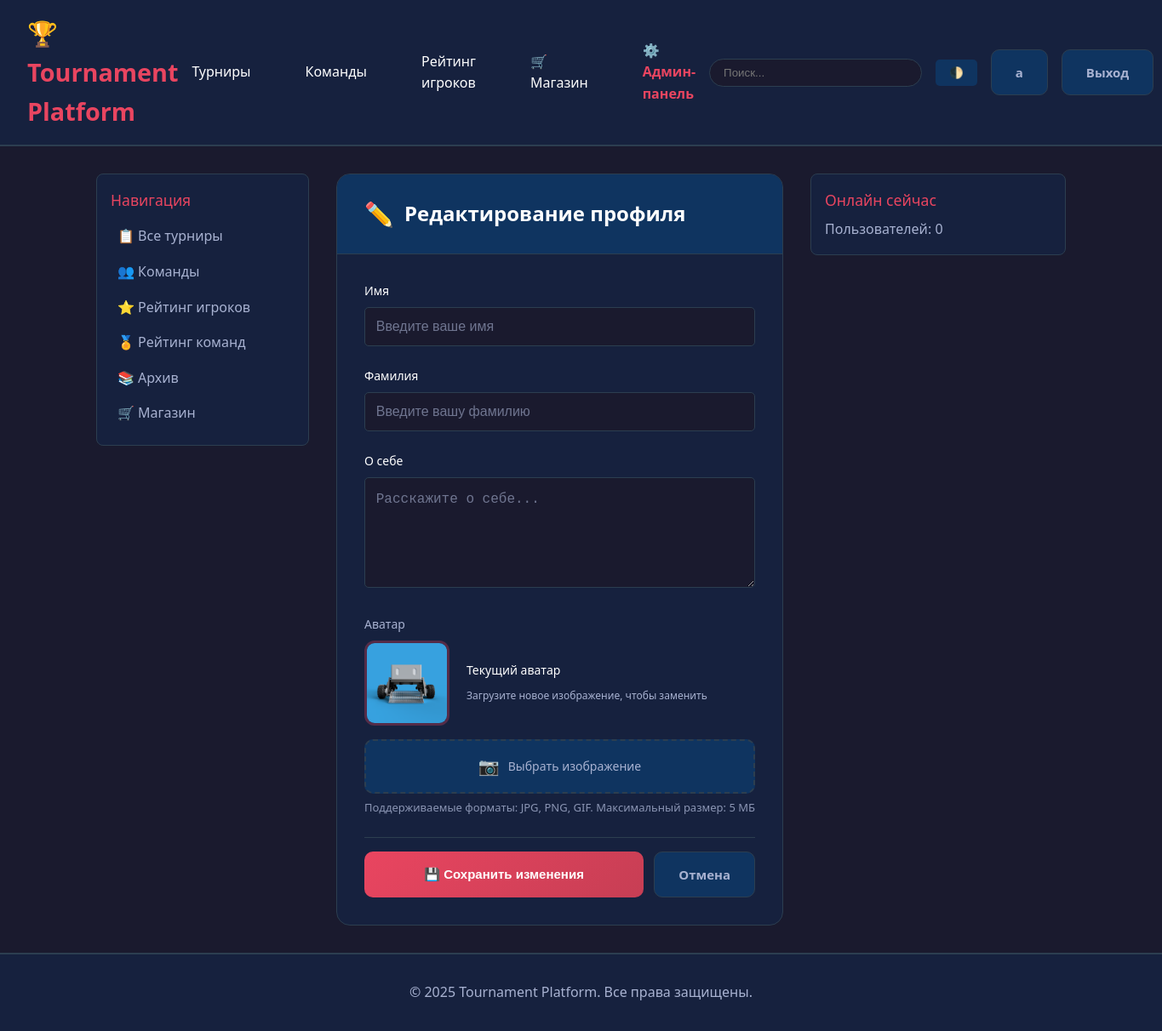
Page /accounts/profile/edit/ (signed in) on the committed database.
### accounts/models.py (models this page shows, shortened)
class User(AbstractUser):
    ROLE_CHOICES = [
        ('player', 'Игрок'),
        ('captain', 'Капитан'),
        ('moderator', 'Модератор'),
        ('admin', 'Администратор'),
    ]
    role = models.CharField(max_length=20, choices=ROLE_CHOICES, default='player')
    discord_id = models.CharField(max_length=100, blank=True, null=True, unique=True)
    discord_username = models.CharField(max_length=100, blank=True, null=True)
    avatar = models.ImageField(upload_to='avatars/', blank=True, null=True)
    bio = models.TextField(blank=True)
    objects = CustomUserManager()
    class Meta:
        verbose_name = 'Пользователь'
        verbose_name_plural = 'Пользователи'

### accounts/views.py (the view)
# urls.py: path('profile/edit/', views.profile_edit, name='profile_edit'),  # ← ПЕРЕМЕСТИЛИ СЮДА
@login_required
def profile_edit(request):
    if request.method == 'POST':
        form = UserProfileForm(request.POST, request.FILES, instance=request.user)
        if form.is_valid():
            form.save()
            messages.success(request, 'Профиль успешно обновлён')
            return redirect('accounts:profile', username=request.user.username)
    else:
        form = UserProfileForm(instance=request.user)
    context = {
        'form': form,
        'user': request.user
    }
    return render(request, 'accounts/profile_edit.html', context)

### accounts/forms.py
class UserProfileForm(forms.ModelForm):
    class Meta:
        model = User
        fields = ['first_name', 'last_name', 'bio', 'avatar']
        widgets = {
            'bio': forms.Textarea(attrs={'rows': 4}),
        }

### templates/accounts/profile_edit.html (shortened to what this page needs)
{% extends 'base.html' %}
{% block content %}
<div class="edit-profile-page">
    <div class="edit-card">
        <div class="edit-header">
            <h1><span>✏️</span> Редактирование профиля</h1>
        </div>
        <div class="edit-body">
            <form method="post" enctype="multipart/form-data">
                <div class="form-group">
                    <label for="{{ form.first_name.id_for_label }}" class="form-label">Имя</label>
                    <input type="text"
                           class="form-input"
                           id="{{ form.first_name.id_for_label }}"
                           name="first_name"
                           value="{{ form.first_name.value|default:'' }}"
                           maxlength="150"
                           placeholder="Введите ваше имя">
                </div>
                <div class="form-group">
                    <label for="{{ form.last_name.id_for_label }}" class="form-label">Фамилия</label>
                    <input type="text"
                           class="form-input"
                           id="{{ form.last_name.id_for_label }}"
                           name="last_name"
                           value="{{ form.last_name.value|default:'' }}"
                           maxlength="150"
                           placeholder="Введите вашу фамилию">
                </div>
                <div class="form-group">
                    <label for="{{ form.bio.id_for_label }}" class="form-label">О себе</label>
                    <textarea class="form-input"
                              id="{{ form.bio.id_for_label }}"
                              name="bio"
                              rows="4"
                              placeholder="Расскажите о себе...">{{ form.bio.value|default:'' }}</textarea>
                </div>
                <div class="avatar-section">
                    <label class="form-label">Аватар</label>
                    <div class="avatar-preview">
                        {% if form.instance.avatar %}
                            <img src="{{ form.instance.avatar.url }}"
                                 alt="Текущий аватар"
                                 class="avatar-image">
                        {% else %}
                            <div class="avatar-placeholder">👤</div>
                        {% endif %}
                        <div class="avatar-info">
                            {% if form.instance.avatar %}
                                <p>Текущий аватар</p>
                                <small>Загрузите новое изображение, чтобы заменить</small>
                            {% else %}
                                <p>Аватар не загружен</p>
                                <small>Рекомендуемый размер: 200×200 px</small>
                            {% endif %}
                        </div>
                    </div>
                    <div class="file-input-wrapper">
                        <label for="{{ form.avatar.id_for_label }}" class="file-input-label">
                            <span>📷</span> Выбрать изображение
                        </label>
                    </div>
                    <div class="form-hint">Поддерживаемые форматы: JPG, PNG, GIF. Максимальный размер: 5 МБ</div>
                </div>
                <div class="form-actions">
                    <button type="submit" class="btn btn-primary">
                        💾 Сохранить изменения
                    </button>
                    <a href="{% url 'accounts:profile' user.username %}" class="btn btn-secondary">
                        Отмена
                    </a>
                </div>
            </form>
        </div>
    </div>
</div>
{% endblock %}

### templates/base.html (shortened to what this page needs)
<!DOCTYPE html>
<html lang="ru">
<head>
</head>
<body>
    <header>
        <div class="header-container">
            <a href="{% url 'tournaments:index' %}" class="logo">🏆 Tournament Platform</a>
<nav>
    <a href="{% url 'tournaments:tournament_list' %}">Турниры</a>
    {% if user.is_authenticated %}
        {% if user.role in 'player,captain' %}
            <a href="{% url 'teams:team_list' %}">Команды</a>
        {% else %}
            <a href="{% url 'teams:team_list' %}">Команды</a>
        {% endif %}
    {% else %}
        <a href="{% url 'teams:team_list' %}">Команды</a>
    {% endif %}
    <a href="{% url 'ratings:player_ratings' %}">Рейтинг игроков</a>
    <a href="{% url 'shop:index' %}">🛒 Магазин</a>
    {% if user.is_authenticated %}
        {% if user.is_staff or user.is_superuser %}
            <a href="{% url 'admin_panel:dashboard' %}" style="color: var(--accent); font-weight: bold;">
                ⚙️ Админ-панель
            </a>
        {% endif %}
    {% endif %}
</nav>
            <div class="user-menu">
                <div class="search-box">
                    <form action="{% url 'tournaments:search' %}" method="get">
                        <input type="text" name="q" placeholder="Поиск..." />
                    </form>
                </div>
                <button class="theme-toggle" onclick="toggleTheme()">🌓</button>
                {% if user.is_authenticated %}
                    <a href="{% url 'accounts:profile' user.username %}" class="btn btn-secondary">
                        {{ user.username }}
                    </a>
                    <a href="{% url 'accounts:logout' %}" class="btn btn-secondary">Выход</a>
                {% else %}
                    <a href="{% url 'accounts:login' %}" class="btn btn-primary">Вход</a>
                {% endif %}
            </div>
        </div>
    </header>
    <div class="container">
        <aside class="sidebar">
            <div class="sidebar-item">
                <div class="sidebar-title">Навигация</div>
                <a href="{% url 'tournaments:tournament_list' %}" class="sidebar-link">📋 Все турниры</a>
                <a href="{% url 'teams:team_list' %}" class="sidebar-link">👥 Команды</a>
                <a href="{% url 'ratings:player_ratings' %}" class="sidebar-link">⭐ Рейтинг игроков</a>
                <a href="{% url 'ratings:team_ratings' %}" class="sidebar-link">🏅 Рейтинг команд</a>
                <a href="{% url 'tournaments:archive' %}" class="sidebar-link">📚 Архив</a>
                <a href="{% url 'shop:index' %}" class="sidebar-link">🛒 Магазин</a>
            </div>
        </aside>
        <main>
            {% block content %}{% endblock %}
        </main>
        <aside class="sidebar">
            {% block right_sidebar %}
            <div class="sidebar-item">
                <div class="sidebar-title">Онлайн сейчас</div>
                <p style="color: var(--text-secondary);">Пользователей: {{ online_count|default:0 }}</p>
            </div>
            {% endblock %}
        </aside>
    </div>
    <footer>
        <p>&copy; 2025 Tournament Platform. Все права защищены.</p>
    </footer>
</body>
</html>

### templates/base.html (style rules this page uses)
* { margin: 0; padding: 0; box-sizing: border-box; }
:root { --primary-bg: #1a1a2e; --secondary-bg: #16213e; --card-bg: #0f3460; --accent: #e94560; --text-primary: #ffffff; --text-secondary: #a8b2d1; --border: #2c3e50; }
html { height: 100%; }
body { font-family: 'Segoe UI', Tahoma, Geneva, Verdana, sans-serif; background: var(--primary-bg); color: var(--text-primary); line-height: 1.6; display: flex; flex-direction: column; min-height: 100vh; }
header { background: var(--secondary-bg); padding: 1rem 0; border-bottom: 2px solid var(--border); position: sticky; top: 0; z-index: 1000; flex-shrink: 0; }
.header-container { max-width: 1600px; margin: 0 auto; padding: 0 2rem; display: flex; justify-content: space-between; align-items: center; }
.logo { font-size: 1.8rem; font-weight: bold; color: var(--accent); text-decoration: none; }
nav { display: flex; gap: 2rem; align-items: center; }
nav a { color: var(--text-primary); text-decoration: none; padding: 0.5rem 1rem; border-radius: 5px; transition: all 0.3s; }
.search-box { position: relative; }
.search-box input { padding: 0.5rem 1rem; border: 1px solid var(--border); border-radius: 20px; background: var(--primary-bg); color: var(--text-primary); width: 250px; }
.user-menu { display: flex; gap: 1rem; align-items: center; }
.btn { padding: 0.5rem 1.5rem; border: none; border-radius: 5px; cursor: pointer; text-decoration: none; display: inline-block; transition: all 0.3s; font-size: 1rem; }
.btn-primary { background: var(--accent); color: white; }
.btn-secondary { background: var(--card-bg); color: var(--text-primary); }
.container { max-width: 1600px; margin: 0 auto; padding: 2rem; display: grid; grid-template-columns: 250px 1fr 300px; gap: 2rem; flex: 1 0 auto; }
.sidebar { position: sticky; top: 80px; height: fit-content; }
.sidebar-item { background: var(--secondary-bg); padding: 1rem; border-radius: 8px; margin-bottom: 1rem; border: 1px solid var(--border); }
.sidebar-title { font-size: 1.1rem; margin-bottom: 0.5rem; color: var(--accent); }
.sidebar-link { display: block; color: var(--text-secondary); text-decoration: none; padding: 0.5rem; border-radius: 5px; transition: all 0.3s; }
footer { background: var(--secondary-bg); padding: 2rem 0; margin-top: auto; border-top: 2px solid var(--border); text-align: center; color: var(--text-secondary); flex-shrink: 0; }
.form-group { margin-bottom: 1.5rem; }
.form-group label { display: block; margin-bottom: 0.5rem; color: var(--text-primary); }
.form-group input, .form-group select, .form-group textarea { width: 100%; padding: 0.8rem; border: 1px solid var(--border); border-radius: 5px; background: var(--primary-bg); color: var(--text-primary); font-size: 1rem; }
.theme-toggle { background: var(--card-bg); border: none; color: var(--text-primary); padding: 0.5rem 1rem; border-radius: 5px; cursor: pointer; }

### rows in the picture
User: username "a", instance.avatar (picture)

### other values in the picture
{{ online_count|default:0 }} "0"
